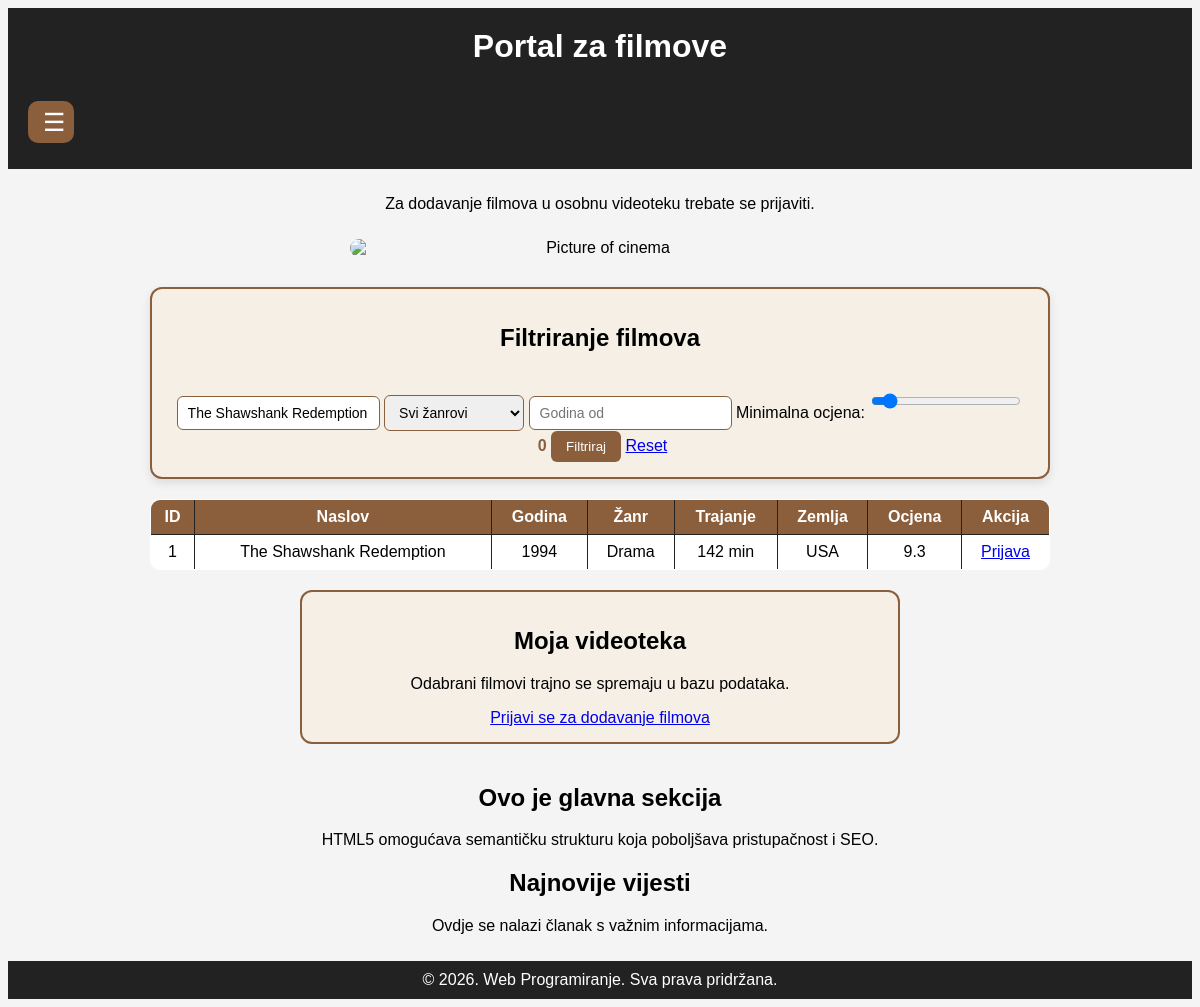
Screenshot of /index.php?title=The Shawshank Redemption with the database file from the repository.
### tables this page shows
CREATE TABLE `movies` (
  `id` int(11) NOT NULL,
  `title` varchar(150) NOT NULL,
  `year` int(11) NOT NULL,
  `genre` varchar(50) NOT NULL,
  `duration` int(11) NOT NULL,
  `country` varchar(80) NOT NULL,
  `rating` decimal(3,1) NOT NULL
);

### includes/auth.php (called while the page is built, shortened)
<?php
function isLoggedIn() {
    return isset($_SESSION['user_id']);
}
?>

### index.php (the view, shortened to what this page needs)
<?php
include "includes/db.php";
include "includes/auth.php";
$title = trim($_GET["title"] ?? "");
$year = trim($_GET["year"] ?? "");
$min_rating = trim($_GET["min_rating"] ?? "0");
$sql = "SELECT id, title, year, genre, duration, country, rating FROM movies WHERE 1=1";
$params = [];
$types = "";
if ($title !== "") {
    $sql .= " AND title LIKE ?";
    $params[] = "%" . $title . "%";
    $types .= "s";
}
if ($min_rating !== "") {
    $sql .= " AND rating >= ?";
    $params[] = (float)$min_rating;
    $types .= "d";
}
$sql .= " ORDER BY rating DESC";
$stmt = mysqli_prepare($conn, $sql);
if (!empty($params)) {
    mysqli_stmt_bind_param($stmt, $types, ...$params);
}
mysqli_stmt_execute($stmt);
$result = mysqli_stmt_get_result($stmt);
?>
<!DOCTYPE html>
<html lang="hr">
<head>
    <link rel="stylesheet" href="public/style/style.css">
</head>
<body>
<header>
    <h1>Portal za filmove</h1>
</header>
<header>
    <nav aria-labelledby="primarna-navigacija" role="navigation">
        <ul>
            <li class="dropdown">
                <button class="nav-toggle" aria-label="Otvori navigaciju" type="button">
                    ☰
                </button>
            </li>
        </ul>
    </nav>
</header>
<main>
    <?php if (isLoggedIn()): ?>
        <p>Prijavljeni ste kao <strong><?php echo htmlspecialchars($_SESSION["username"]); ?></strong>.</p>
    <?php else: ?>
        <p>Za dodavanje filmova u osobnu videoteku trebate se prijaviti.</p>
    <?php endif; ?>
    <div class="table-img-container">
        <div class="table-container">
            <aside class="slika-centar">
                <img class="img-cinema" src="public/images/cinema-picture.jpg" alt="Picture of cinema">
            </aside>
            <section id="filteri">
                <h2>Filtriranje filmova</h2>
                <form method="GET" action="index.php">
                    <input
                        type="text"
                        name="title"
                        placeholder="Pretraži po naslovu"
                        value="<?php echo htmlspecialchars($title); ?>"
                    >
                    <select name="genre">
                        <option value="">Svi žanrovi</option>
                    </select>
                    <input
                        type="number"
                        name="year"
                        placeholder="Godina od"
                        value="<?php echo htmlspecialchars($year); ?>"
                    >
                    <label>
                        Minimalna ocjena:
                        <input
                            type="range"
                            name="min_rating"
                            min="0"
                            max="10"
                            step="0.1"
                            value="<?php echo htmlspecialchars($min_rating); ?>"
                            oninput="document.getElementById('ocjena-value').textContent = this.value"
                        >
                        <span id="ocjena-value"><?php echo htmlspecialchars($min_rating); ?></span>
                    </label>
                    <button type="submit">Filtriraj</button>
                    <a href="index.php">Reset</a>
                </form>
            </section>
            <table id="filmovi-tablica">
                <thead>
                    <tr>
                        <th>ID</th>
                        <th>Naslov</th>
                        <th>Godina</th>
                        <th>Žanr</th>
                        <th>Trajanje</th>
                        <th>Zemlja</th>
                        <th>Ocjena</th>
                        <th>Akcija</th>
                    </tr>
                </thead>
                <tbody>
                    <?php if (mysqli_num_rows($result) > 0): ?>
                        <?php while ($movie = mysqli_fetch_assoc($result)): ?>
                            <tr>
                                <td><?php echo htmlspecialchars($movie["id"]); ?></td>
                                <td><?php echo htmlspecialchars($movie["title"]); ?></td>
                                <td><?php echo htmlspecialchars($movie["year"]); ?></td>
                                <td><?php echo htmlspecialchars($movie["genre"]); ?></td>
                                <td><?php echo htmlspecialchars($movie["duration"]); ?> min</td>
                                <td><?php echo htmlspecialchars($movie["country"]); ?></td>
                                <td><?php echo htmlspecialchars($movie["rating"]); ?></td>
                                <td>
                                    <?php if (isLoggedIn()): ?>
                                        <form method="POST" action="index.php">
                                            <input type="hidden" name="add_to_videoteka" value="1">
                                            <input type="hidden" name="movie_id" value="<?php echo $movie["id"]; ?>">
                                            <button type="submit">Dodaj</button>
                                        </form>
                                    <?php else: ?>
                                        <a href="login.php">Prijava</a>
                                    <?php endif; ?>
                                </td>
                            </tr>
                        <?php endwhile; ?>
                    <?php else: ?>
                        <tr>
                            <td colspan="8">Nema filmova za prikaz.</td>
                        </tr>
                    <?php endif; ?>
                </tbody>
            </table>
            <aside id="kosarica">
                <h2>Moja videoteka</h2>
                <p>Odabrani filmovi trajno se spremaju u bazu podataka.</p>
                <?php if (isLoggedIn()): ?>
                    <a href="moja_videoteka.php">Pogledaj moju videoteku</a>
                <?php else: ?>
                    <a href="login.php">Prijavi se za dodavanje filmova</a>
                <?php endif; ?>
            </aside>
        </div>
    </div>
    <section aria-labelledby="glavna-sekcija">
        <h2 id="glavna-sekcija">Ovo je glavna sekcija</h2>
        <p>HTML5 omogućava semantičku strukturu koja poboljšava pristupačnost i SEO.</p>
    </section>
    <article aria-labelledby="vijesti">
        <h2 id="vijesti">Najnovije vijesti</h2>
        <p>Ovdje se nalazi članak s važnim informacijama.</p>
    </article>
</main>
<footer>
    <p>&copy; 2026. Web Programiranje. Sva prava pridržana.</p>
</footer>
</body>
</html>

### public/style/style.css (style rules this page uses)
* { box-sizing: border-box; }
html { min-height: 100%; margin: 0; padding: 0; }
body { font-family: Arial, sans-serif; background-color: #f4f4f4; text-align: center; display: flex; flex-direction: column; min-height: 100vh; }
header { background: #222; color: white; padding: 10px 20px; width: 100%; }
header h1, footer p { margin: 0; text-align: center; }
h1 { padding-top: 10px; }
nav { text-align: left; }
ul { padding-left: 0; margin-left: 0; list-style: none; }
li.dropdown { display: inline-block; background-color: #b4b9bc; padding: 10px; border-radius: 15px; color: black; }
main { flex:1; width: 100%; padding: 10px 20px; }
.table-img-container { display: flex; justify-content: center; align-items: flex-start; width: 100%; }
.table-container { max-width: 1000px; width: 100%; margin: 0 auto; overflow-x: auto; }
.slika-centar { width: 100%; padding: 10px; display: flex; justify-content: center; margin-bottom: 10px; }
.img-cinema { width: 500px; max-width: 90%; height: auto; border-radius: 10px; }
.img-cinema, img { max-width: 100%; height: auto; border-radius: 10px; }
#filteri { background: #f5efe6; border: 2px solid #8b5e3c; padding: 15px 20px; margin: 20px auto; max-width: 900px; border-radius: 12px; box-shadow: 0px 4px 10px rgba(0,0,0,0.1); display: flex; flex-wrap: wrap; gap: 10px; justify-content: center; align-items: center; }
#filteri input, #filteri select { padding: 8px 10px; border-radius: 6px; border: 1px solid #8b5e3c; font-size: 14px; min-width: 140px; }
#filteri input[type="range"] { width: 150px; }
#ocjena-value { font-weight: bold; margin-left: 5px; color: #8b5e3c; }
#filmovi-tablica { width: 900px; max-width: 100%; margin: 0 auto; background: white; border-collapse: collapse; border-radius: 10px; overflow: hidden; }
#filmovi-tablica, #filmovi-tablica th, #filmovi-tablica td { border: 1px solid #222; }
#filmovi-tablica th { background-color: #8b5e3c; color: white; }
#filmovi-tablica td, #filmovi-tablica th { padding: 8px; }
button { background-color: #8b5e3c; color: white; border: none; cursor: pointer; border-radius: 6px; padding: 8px 15px; }
#kosarica { margin: 20px auto; max-width: 600px; background: #f5efe6; border: 2px solid #8b5e3c; border-radius: 12px; padding: 15px; }
footer { width: 100%; padding: 10px 20px; background: #222; color: white; }
nav > ul { display: flex; justify-content: flex-start; align-items: center; }
li.dropdown { position: relative; display: inline-block; background: transparent; padding: 0; border-radius: 0; }
.nav-toggle { width: 46px; height: 42px; background-color: #8b5e3c; color: white; border: none; border-radius: 10px; font-size: 25px; line-height: 1; cursor: pointer; }

### rows the page displays
movies: id "1", title "The Shawshank Redemption", year "1994", genre "Drama", duration "142", country "USA", rating "9.3"

### other values shown
$min_rating "0"
